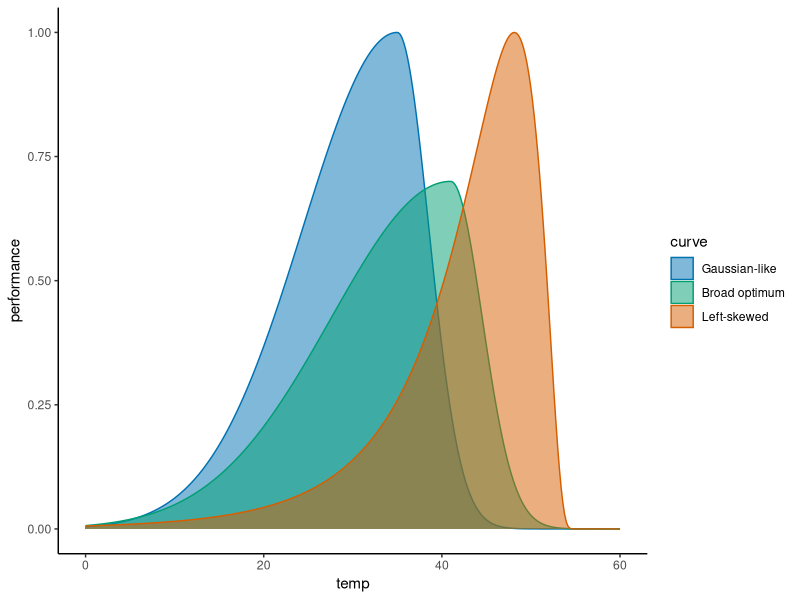
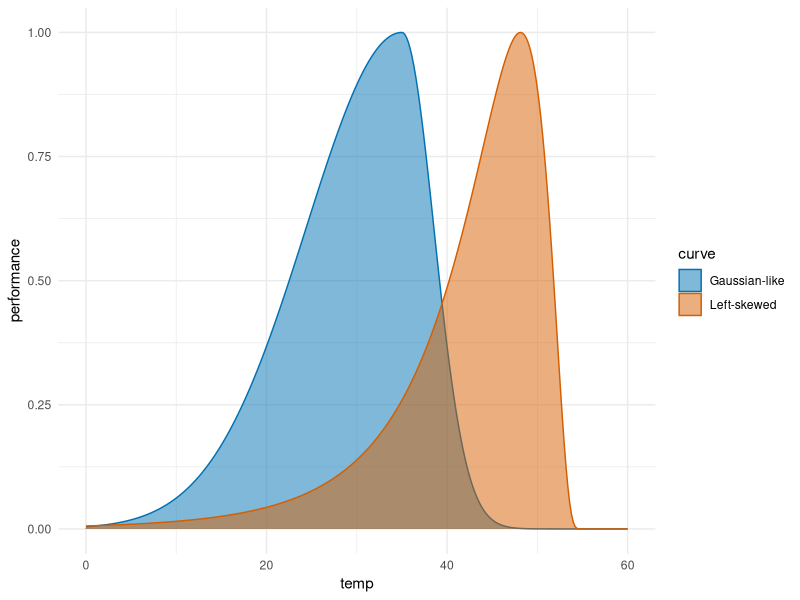
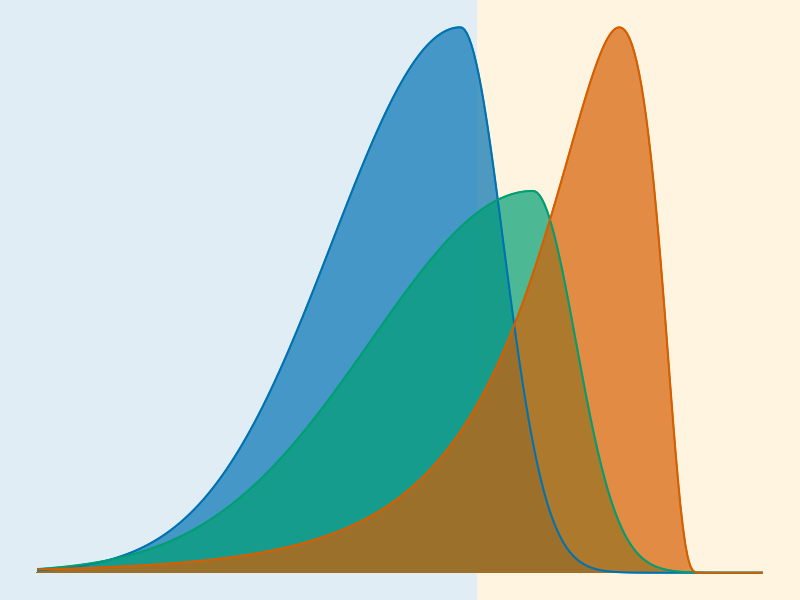
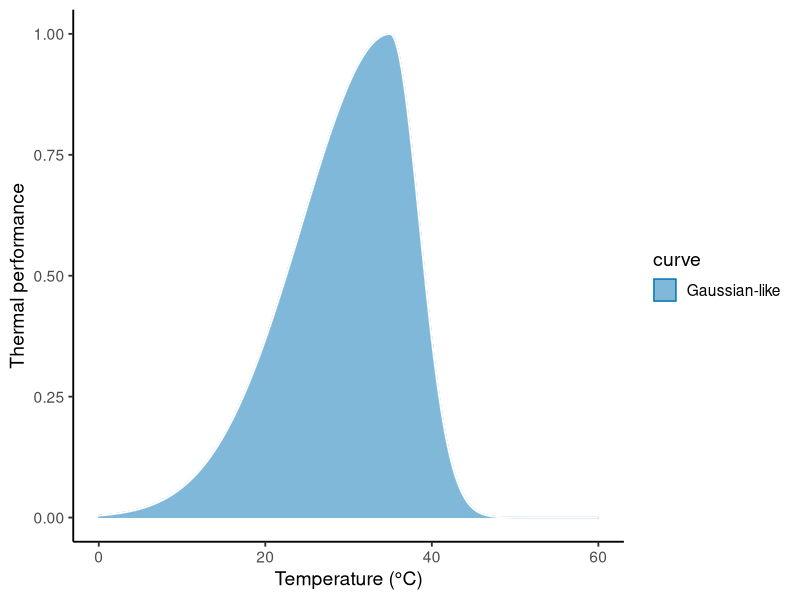
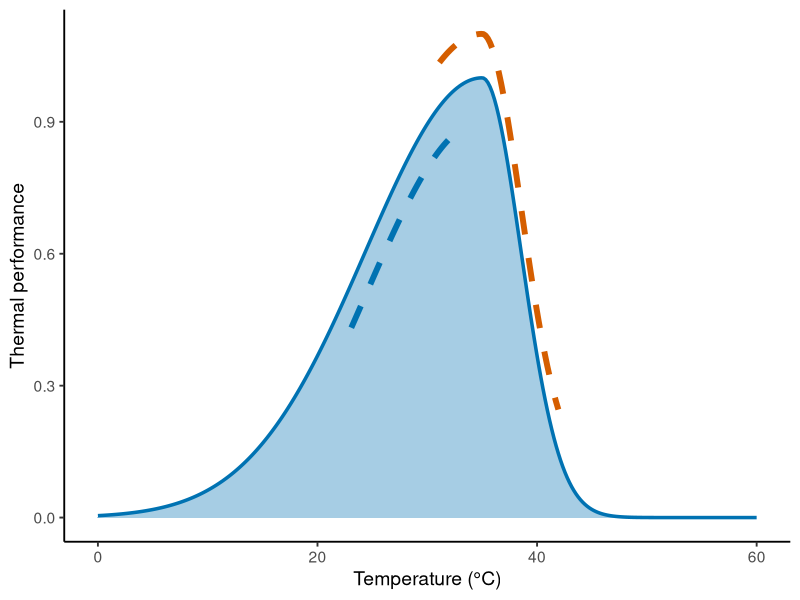
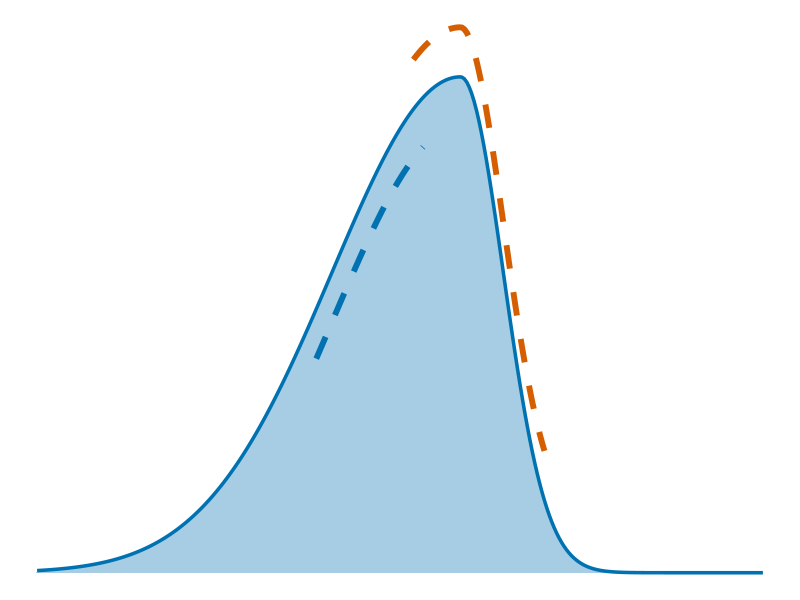
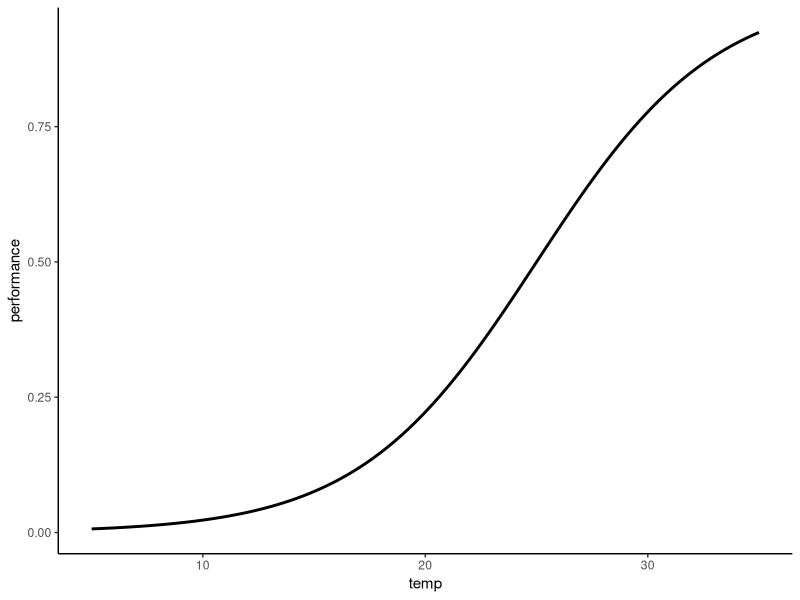

Write the R code that produced these figures, in order.

rm(list = ls())

library(tidyverse)
temp <- seq(0, 60, length.out = 300)
# Broad thermal optimum with left skew
broad <- ifelse(
  temp <= 41,
  exp(-((temp - 41)/19)^2),  
  exp(-((temp - 41)/5)^2))

broad <- (broad / max(broad)) * 0.7 # scale the height

# Slightly left-skewed Gaussian-like curve
normal <- ifelse(
  temp <= 35,
  exp(-((temp - 35)/15)^2),
  exp(-((temp - 35)/5)^2))

normal <- normal / max(normal)

# Strongly left-skewed curve
left <- dlnorm(55 - temp, meanlog = 2.35, sdlog = 0.65)
left <- left / max(left)

df <- bind_rows(
  tibble(temp, performance = broad, curve = "Broad optimum"),
  tibble(temp, performance = normal, curve = "Gaussian-like"),
  tibble(temp, performance = left, curve = "Left-skewed"))

df <- df %>%
  mutate(curve = factor(curve,
                        levels = c("Gaussian-like",  "Broad optimum", "Left-skewed"))) %>%
  arrange(curve)

ggplot(df, aes(temp, performance, fill = curve, colour = curve)) +
  geom_area(alpha = 0.5, position = "identity") +
  geom_line(linewidth = 0.7, color = "NA") +
  scale_fill_manual(values = c(
    "Broad optimum" = "#009E73",     
    "Left-skewed" =  "#D55E00",       
    "Gaussian-like" = "#0072B2" )) +
  scale_colour_manual(values = c(
    "Broad optimum" = "#009E73",     
    "Left-skewed" =  "#D55E00",       
    "Gaussian-like" = "#0072B2" )) +
  # theme_void()
  theme_classic()



ggplot(df |> filter(curve != "Broad optimum"), aes(temp, performance, fill = curve, colour = curve)) +
  geom_area(alpha = 0.5, position = "identity") +
  geom_line(linewidth = 0.7, color = "NA") +
  scale_fill_manual(values = c(
    "Broad optimum" = "#009E73",     
    "Left-skewed" =  "#D55E00",       
    "Gaussian-like" = "#0072B2" )) +
  scale_colour_manual(values = c(
    "Broad optimum" = "#009E73",     
    "Left-skewed" =  "#D55E00",       
    "Gaussian-like" = "#0072B2" )) +
  # theme_void()
  theme_minimal()

ggplot(df, aes(temp, performance, fill = curve, colour = curve)) +
  annotate("rect",
           xmin = -Inf, xmax = (min(df$temp) + max(df$temp)) / 1/1.65,
           ymin = -Inf, ymax = Inf,
           fill = "#0072B2", alpha = 0.12) +
  annotate("rect",
           xmin = (min(df$temp) + max(df$temp)) / 1/1.65, xmax = Inf,
           ymin = -Inf, ymax = Inf,
           fill = "orange", alpha = 0.12) +
  geom_area(alpha = 0.7, position = "identity") + # alpha = 0.5
  geom_line(linewidth = 0.7) +
  #facet_wrap(~ curve, nrow = 1) +
  scale_fill_manual(values = c(
    "Broad optimum" = "#009E73",
    "Left-skewed" = "#D55E00",
    "Gaussian-like" = "#0072B2")) +
  scale_colour_manual(values = c(
    "Broad optimum" = "#009E73",
    "Left-skewed" = "#D55E00",
    "Gaussian-like" = "#0072B2")) +
  theme_void() +
  theme(legend.position = "none")


ggplot(df %>% filter(curve == "Gaussian-like"), aes(temp, performance, fill = curve, colour = curve)) +
  geom_area(alpha = 0.5, position = "identity") +
  geom_line(linewidth = 0.7, color = "white") +
  scale_fill_manual(values = c(
    "Gaussian-like" = "#0072B2"  )) +
  scale_colour_manual(values = c(
    "Gaussian-like" = "#0072B2" )) +
  theme_classic(base_size = 14) +
  labs(x = "Temperature (°C)", y = "Thermal performance")


####################################################################################

# Extract Gaussian-like curve
gaussian_df <- tibble(
  temp = temp,
  performance = normal
)

# Create modified segments
cool_segment <- gaussian_df %>%
  filter(temp >= 23, temp <= 32) %>%
  mutate(
    performance = performance - 0.1,
    curve = "Cool segment (-0.1)"
  )

warm_segment <- gaussian_df %>%
  filter(temp >= 31, temp <= 42) %>%
  mutate(
    performance = performance + 0.1,
    curve = "Warm segment (+0.1)"
  )

# Original curve
original <- gaussian_df %>%
  mutate(curve = "Gaussian-like")

# Combine
three_lines <- bind_rows(
  original,
  cool_segment,
  warm_segment)



ggplot() +
  geom_area(
    data = original,
    aes(temp, performance),
    fill = "#0072B2",
    alpha = 0.35) +
  # Original Gaussian-like outline
  geom_line(
    data = original,
    aes(temp, performance),
    colour = "#0072B2",
    linewidth = 1.2) +
  # Cool segment shifted downward
  geom_line(
    data = cool_segment,
    aes(temp, performance),
    colour = "#0072B2",
    linewidth = 2,
    linetype = 2) +
  # Warm segment shifted upward
  geom_line(
    data = warm_segment,
    aes(temp, performance),
    colour = "#D55E00",
    linewidth = 2,
    linetype = 2) +
  theme_classic(base_size = 14) +
  labs(
    x = "Temperature (°C)",
    y = "Thermal performance")

ggplot() +
  geom_area(
    data = original,
    aes(temp, performance),
    fill = "#0072B2",
    alpha = 0.35) +
  geom_line(
    data = original,
    aes(temp, performance),
    colour = "#0072B2",
    linewidth = 1.2) +
  geom_line(
    data = cool_segment,
    aes(temp, performance),
    colour = "#0072B2",
    linewidth = 2,
    linetype = 2) +
  geom_line(
    data = warm_segment,
    aes(temp, performance),
    colour = "#D55E00",
    linewidth = 2,
    linetype = 2) +
  theme_void()


#################################################################################


library(ggplot2)
library(dplyr)

df <- tibble(
  temp = seq(5, 35, length.out = 500)
) %>%
  mutate(
    performance = 1 / (1 + exp(-(temp - 25) / 4)))

df <- df %>%
  mutate(
    dydx = c(NA, diff(performance) / diff(temp))
  )

ggplot(df, aes(temp, performance)) +
  geom_line(linewidth = 1) +
  theme_classic()
